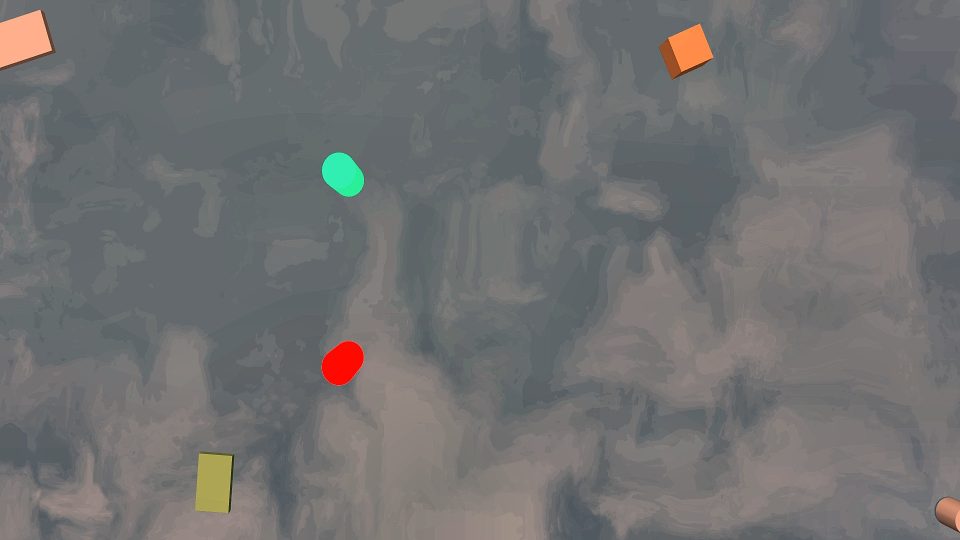
#> input picture yolo_comparison_test/path2_switch_proposal/scripts/dataset/images/val/course1_frame_1783758538133.jpg, 1920 x 1080 px (shown at 1/2 size)
$ python -i validation_step5_stress_test.py   (imports and definitions only)
#> lines starting #> are read from the running program, lines starting #| are printed output that depends on the picture; after the words box and inside, x2 and y2 are one past the last pixel; in counts of white or black regions, pixels touching at a corner belong together
#> further down, picture is the input picture: shape (1080, 1920, 3); mean B, G, R 112.7, 112.6, 112.4
#!/usr/bin/env python3
"""Stress test trained model on held-out val images with UAV-like noise."""

from __future__ import annotations

import os
import random

import cv2
import numpy as np
from ultralytics import YOLO


def _motion_blur_kernel(size: int, angle_deg: float) -> np.ndarray:
    base = np.zeros((size, size), dtype=np.float32)
    cv2.line(base, (0, size // 2), (size - 1, size // 2), 1.0, 1)
    rot = cv2.getRotationMatrix2D((size / 2.0, size / 2.0), angle_deg, 1.0)
    kernel = cv2.warpAffine(base, rot, (size, size))
    s = float(kernel.sum())
    if s > 0:
        kernel /= s
    return kernel


def apply_uav_noise(img: np.ndarray) -> np.ndarray:
    out = img.copy()
    out = cv2.GaussianBlur(out, (0, 0), 2.5)
    out = cv2.filter2D(out, -1, _motion_blur_kernel(13, random.uniform(0, 180)))

    hsv = cv2.cvtColor(out, cv2.COLOR_BGR2HSV).astype(np.float32)
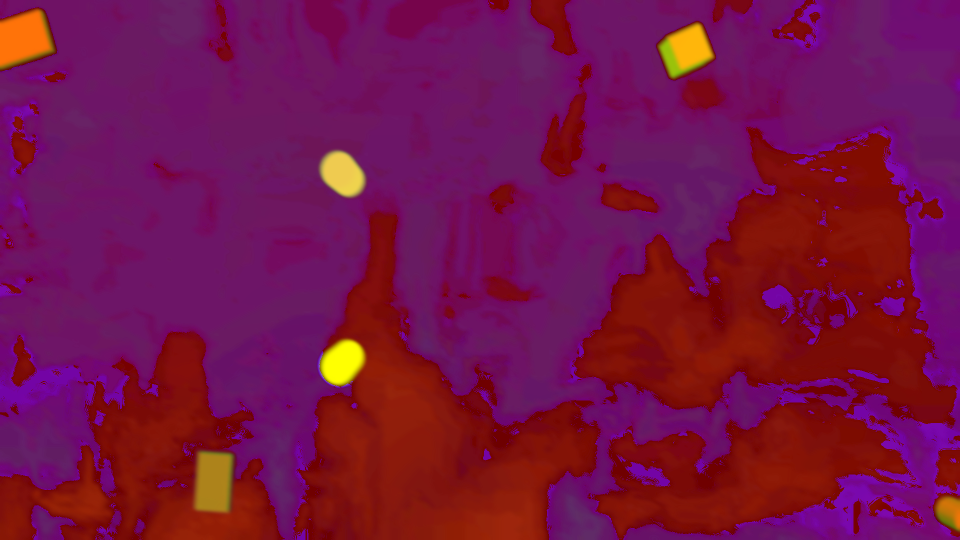
#> hsv: shape (1080, 1920, 3) float32 (shown at 1/2 size); mean B, G, R 70.8, 18.7, 117.8
    h, s, v = cv2.split(hsv)
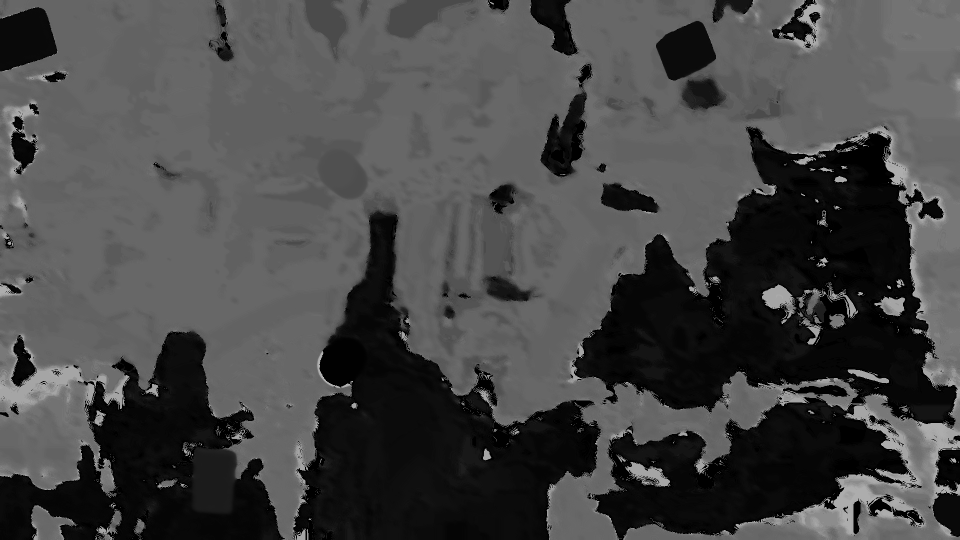
#> h: shape (1080, 1920) float32 (shown at 1/2 size); min 0, max 179, mean 70.7
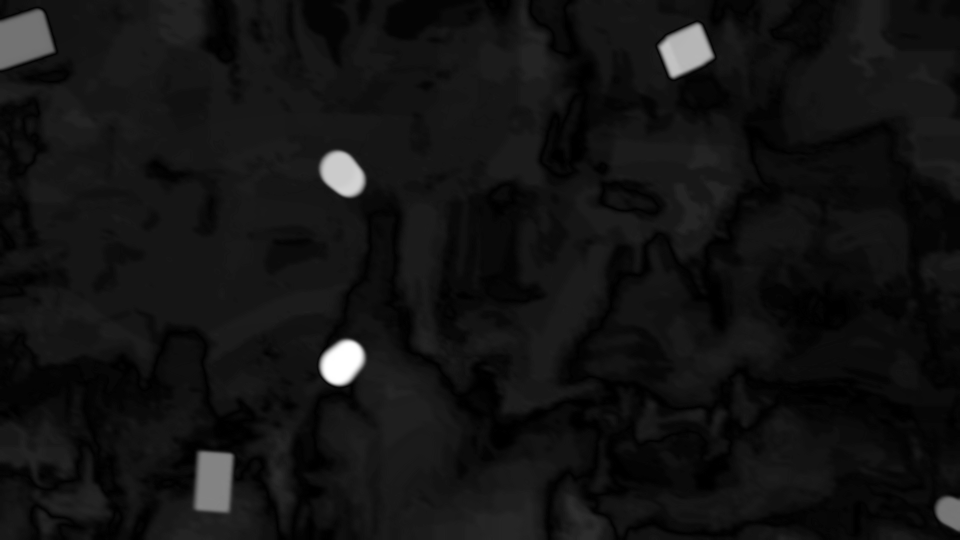
#> s: shape (1080, 1920) float32 (shown at 1/2 size); min 0, max 255, mean 18.7
    v += random.randint(-20, 20)
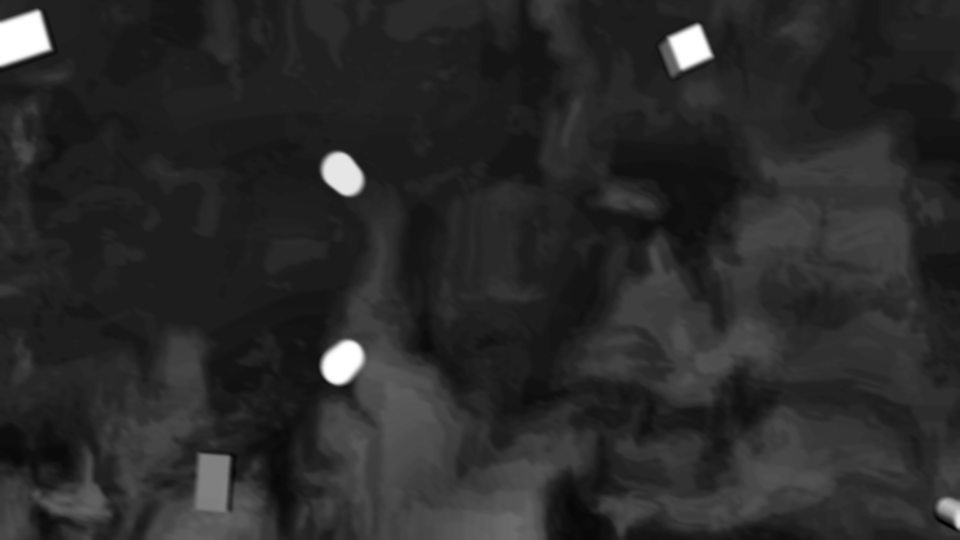
#> v: shape (1080, 1920) float32 (shown at 1/2 size); min 96, max 261, mean 123.5; drawn with min black and max white

    hh, ww = v.shape
#> hh = 1080; ww = 1920
    yy, xx = np.mgrid[0:hh, 0:ww]
    for _ in range(3):
        gx = random.randint(0, ww - 1)
        gy = random.randint(0, hh - 1)
        radius = random.randint(25, 55)
        dist2 = (xx - gx) ** 2 + (yy - gy) ** 2
        sigma = max(1.0, radius / 2.0)
        v += 65.0 * np.exp(-dist2 / (2.0 * sigma * sigma))
#> this loop made 3 passes
#> pass 1, in apply_uav_noise, `v += 65.0 * np.exp(-dist2 / (2.0 * sigma * sigma))`:
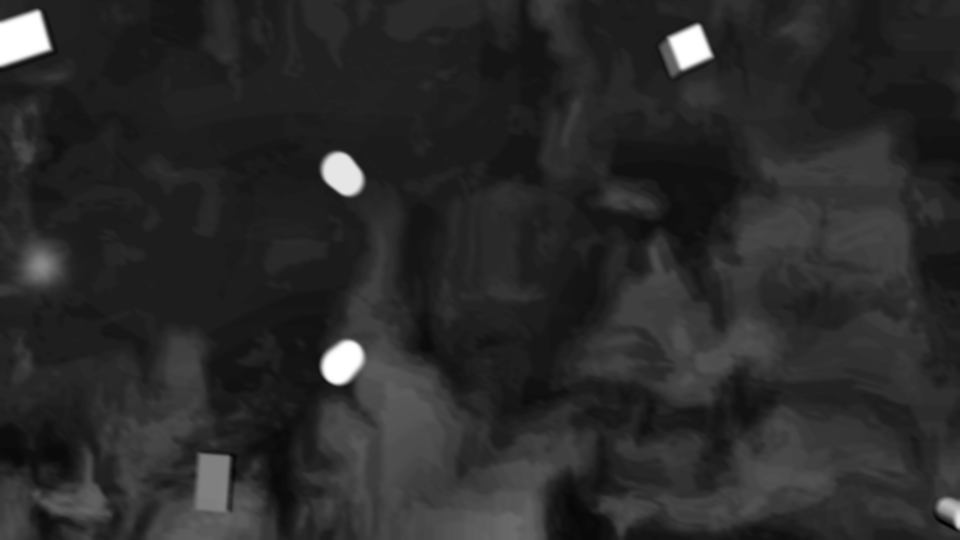
#> v: shape (1080, 1920) float32 (shown at 1/2 size); 3.11% of pixels changed, all inside (x1, y1, x2, y2) = (0, 372, 241, 689); drawn with min black and max white
#> pass 2, in apply_uav_noise, `v += 65.0 * np.exp(-dist2 / (2.0 * sigma * sigma))`:
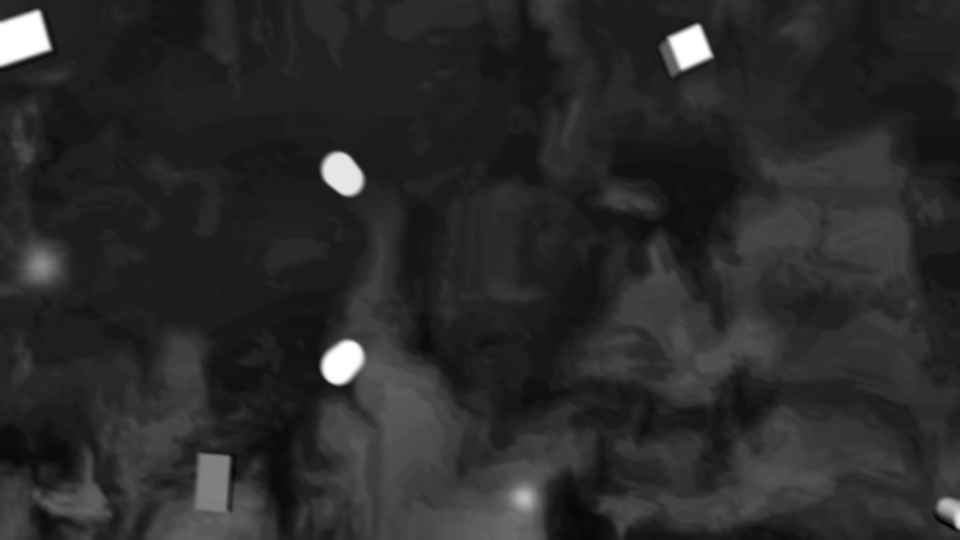
#> v: shape (1080, 1920) float32 (shown at 1/2 size); 1.6% of pixels changed, all inside (x1, y1, x2, y2) = (943, 890, 1154, 1080); drawn with min black and max white
#> pass 3, in apply_uav_noise, `v += 65.0 * np.exp(-dist2 / (2.0 * sigma * sigma))`:
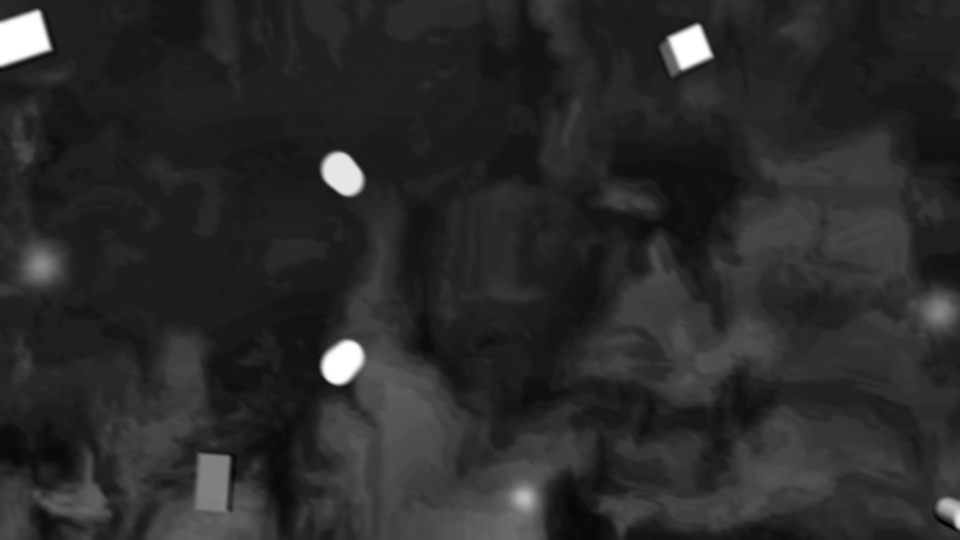
#> v: shape (1080, 1920) float32 (shown at 1/2 size); 2.46% of pixels changed, all inside (x1, y1, x2, y2) = (1722, 463, 1920, 780); drawn with min black and max white

    hsv[:, :, 2] = np.clip(v, 0, 255)
    out = cv2.cvtColor(hsv.astype(np.uint8), cv2.COLOR_HSV2BGR)
    noise = np.random.normal(0, 8, out.shape).astype(np.int16)
    return np.clip(out.astype(np.int16) + noise, 0, 255).astype(np.uint8)


# [93 lines left out: functions infer_count_conf, main, not called in this run]


# [2 lines not run here, left out]

>>> import cv2
>>> picture = cv2.imread('dataset/images/val/course1_frame_1783758538133.jpg')
>>> result = apply_uav_noise(picture)

$ run again, on yolo_comparison_test/path2_switch_proposal/scripts/dataset/images/val/course3_frame_1783758934913.jpg
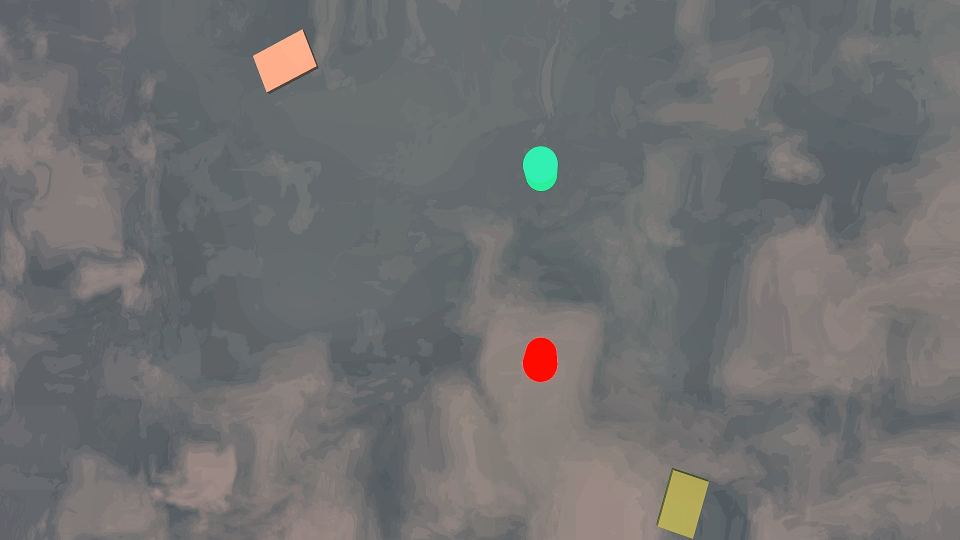
#> input picture yolo_comparison_test/path2_switch_proposal/scripts/dataset/images/val/course3_frame_1783758934913.jpg, 1920 x 1080 px (shown at 1/2 size)
#> picture is the input picture: shape (1080, 1920, 3); mean B, G, R 112.1, 111.9, 111.7
#> in apply_uav_noise, `hsv = cv2.cvtColor(out, cv2.COLOR_BGR2HSV).astype(np.float32)`:
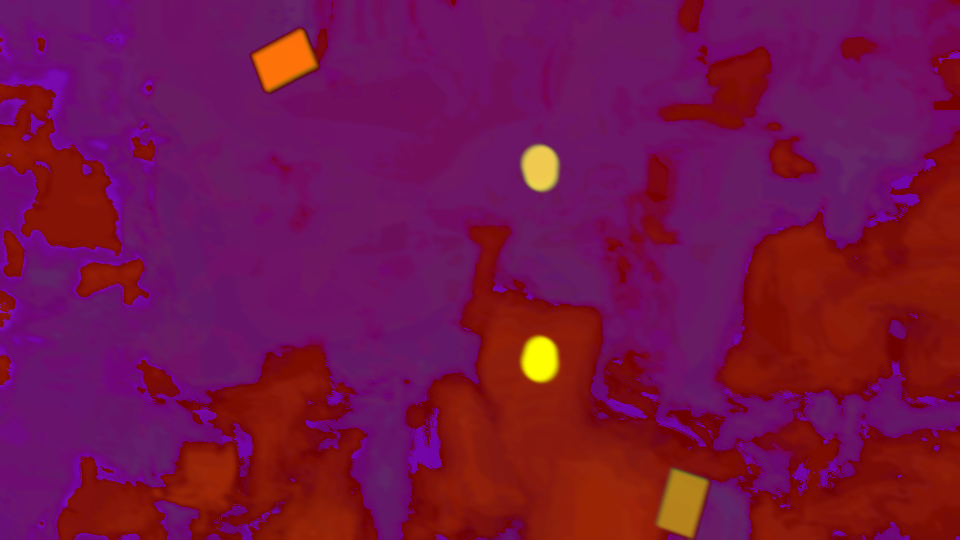
#> hsv: shape (1080, 1920, 3) float32 (shown at 1/2 size); mean B, G, R 71.4, 18.9, 116.9
#> the loop in apply_uav_noise, `for _ in range(3):` made 3 passes
#> pass 3, in apply_uav_noise, `v += 65.0 * np.exp(-dist2 / (2.0 * sigma * sigma))`:
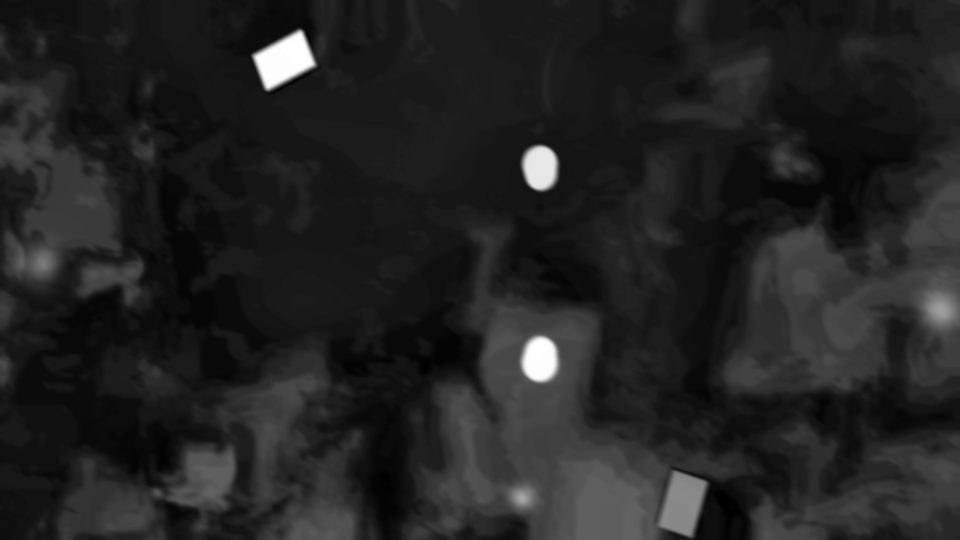
#> v: shape (1080, 1920) float32 (shown at 1/2 size); min 101, max 261, mean 123.1; drawn with min black and max white

$ run again, on yolo_comparison_test/path2_switch_proposal/scripts/dataset/images/val/course3_frame_1783758935709.jpg
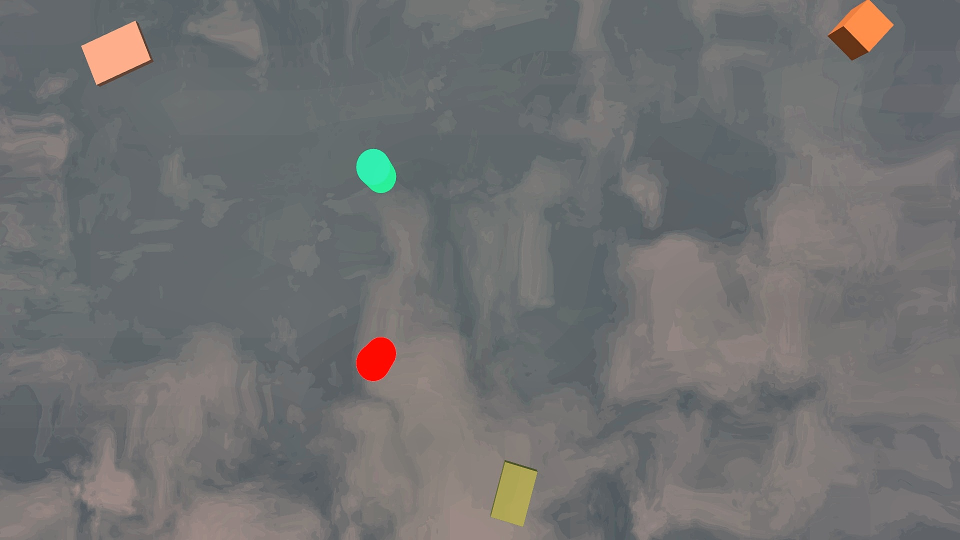
#> input picture yolo_comparison_test/path2_switch_proposal/scripts/dataset/images/val/course3_frame_1783758935709.jpg, 1920 x 1080 px (shown at 1/2 size)
#> picture is the input picture: shape (1080, 1920, 3); mean B, G, R 112.3, 112.2, 111.9
#> in apply_uav_noise, `hsv = cv2.cvtColor(out, cv2.COLOR_BGR2HSV).astype(np.float32)`:
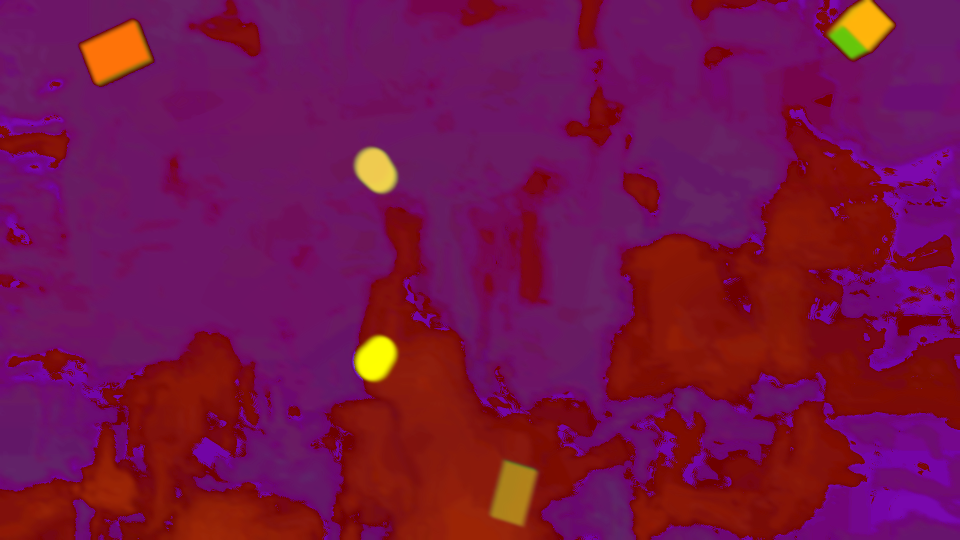
#> hsv: shape (1080, 1920, 3) float32 (shown at 1/2 size); mean B, G, R 72.8, 19, 117.3
#> the loop in apply_uav_noise, `for _ in range(3):` made 3 passes
#> pass 3, in apply_uav_noise, `v += 65.0 * np.exp(-dist2 / (2.0 * sigma * sigma))`:
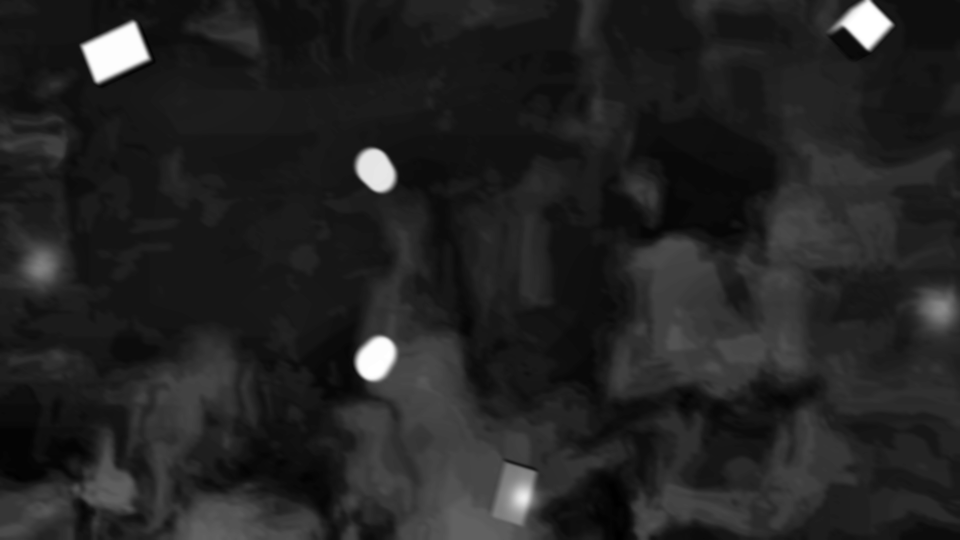
#> v: shape (1080, 1920) float32 (shown at 1/2 size); min 101, max 261, mean 123.5; drawn with min black and max white

$ run again, on yolo_comparison_test/path2_switch_proposal/scripts/dataset/images/val/course3_frame_1783758972476.jpg
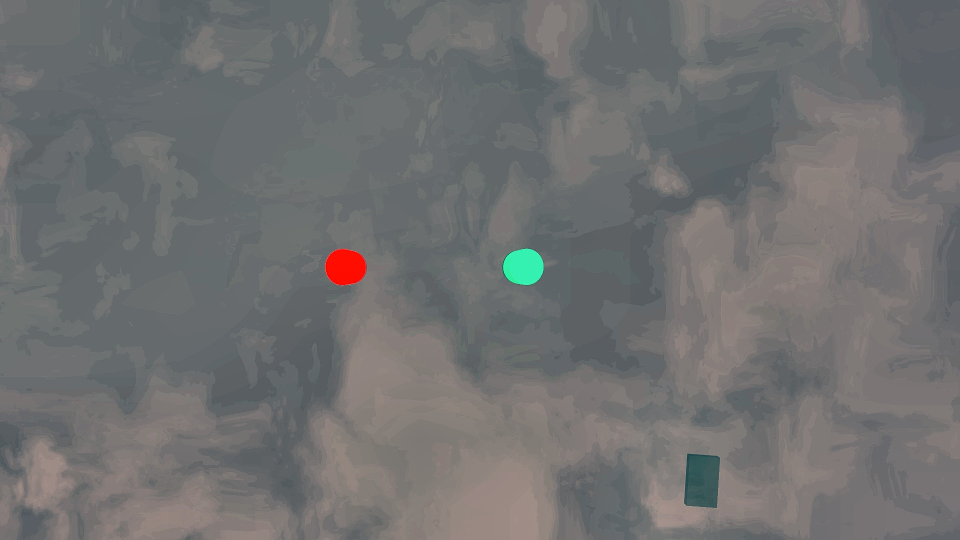
#> input picture yolo_comparison_test/path2_switch_proposal/scripts/dataset/images/val/course3_frame_1783758972476.jpg, 1920 x 1080 px (shown at 1/2 size)
#> picture is the input picture: shape (1080, 1920, 3); mean B, G, R 112.3, 112.1, 111.9
#> the loop in apply_uav_noise, `for _ in range(3):` made 3 passes
#> pass 3, in apply_uav_noise, `v += 65.0 * np.exp(-dist2 / (2.0 * sigma * sigma))`:
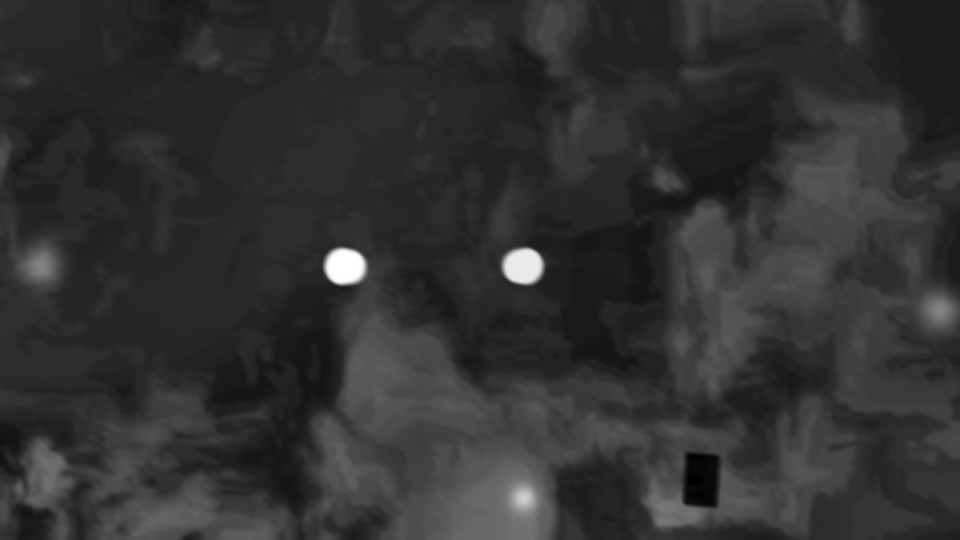
#> v: shape (1080, 1920) float32 (shown at 1/2 size); min 89, max 261, mean 122.7; drawn with min black and max white
